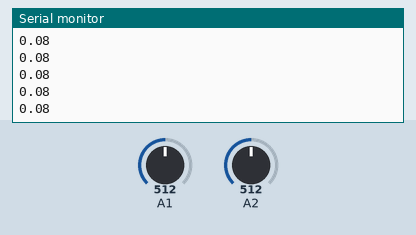
This sketch was run on a simulated Arduino MKR. Parts: the last lines printed to the serial monitor. The inputs (shaded band) are chosen by the test bench; at power-on: A1 = 512, A2 = 512. WiFi joins after 1.5 s; servers stay silent unless stated.

Above: at 2.8 s.
2.9 s: A1 set to 716
At 3.23 s:
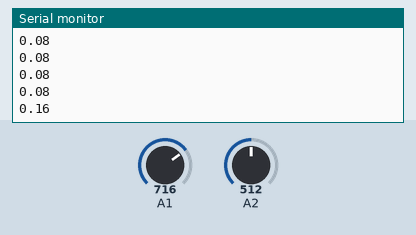
4.4 s: A2 set to 306
At 4.44 s:
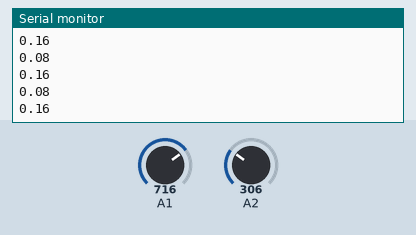
5.9 s: A1 set to 900
At 5.94 s:
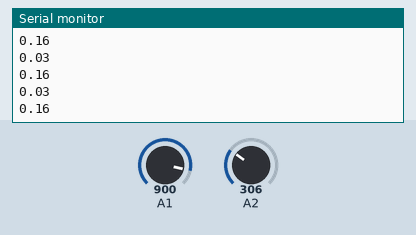
7.4 s: A2 set to 122
At 7.44 s:
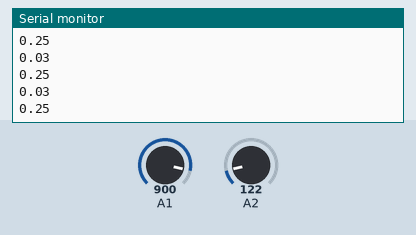
Timing chart, 0 to 9.9 s (numbered marks = the images above; inputs shaded):
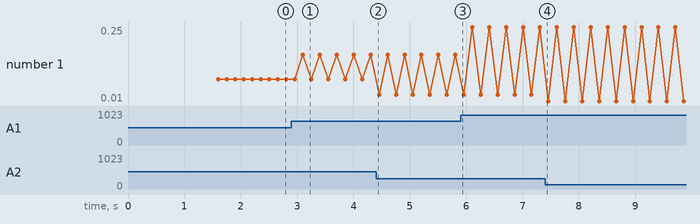

Measured:
- after the input at 2.9 s, the serial monitor: prints a new line after 0.20 s (image 1)
- plotted number 1: 0.08 → 0.16 after the input at 2.9 s, 0.16 → 0.25 after the input at 5.9 s, 0.25 → 0.01 after the input at 7.4 s

The sketch:

ent.ino
```cpp
// #include <utility/wifi_drv.h>


#include "Firebase_Arduino_WiFiNINA.h"
//#include "DHT.h"
#include <SPI.h>
#include <WiFiNINA.h>


#define FIREBASE_HOST "teamrio-backend.firebaseio.com"
#define FIREBASE_AUTH "ur auth token"
#define WIFI_SSID "GUSEC"
#define WIFI_PASSWORD ""

//Define Firebase data object
FirebaseData firebaseData;
float RS_gas = 0;
float ratio = 0;
float sensorValue = 0;
float sensor_volt = 0;
int R0 = 2450;
void setup()
{

  Serial.begin(9600);
 //delay(100);
  Serial.println();

  Serial.print("Connecting to Wi-Fi");
  int status = WL_IDLE_STATUS;
  while (status != WL_CONNECTED)
  {
    status = WiFi.begin(WIFI_SSID, WIFI_PASSWORD);
    Serial.print(".");
    delay(100);
  }
  Serial.println();
  Serial.print("Connected with IP: ");
  Serial.println(WiFi.localIP());
  Serial.println();

  //Provide the autntication data
  Firebase.begin(FIREBASE_HOST, FIREBASE_AUTH, WIFI_SSID, WIFI_PASSWORD);
  Firebase.reconnectWiFi(true);

//WiFiDrv::pinMode(25, OUTPUT);  //GREEN
//WiFiDrv::pinMode(26, OUTPUT);  //RED
//WiFiDrv::pinMode(27, OUTPUT);  //BLUE
}

void loop()
{

  String path = "/sunhacks-proj";

   R0 = 2450;
   sensorValue = analogRead(A1);
   sensor_volt = (sensorValue*3.3)/4096;
   RS_gas = (3.3-sensor_volt)/sensor_volt;
   ratio = RS_gas/R0; //Replace R0 with the value found using the sketch above
   float x = 1538.46 * ratio;
   float ppm = pow(x,-1.709);
    Serial.println(ppm);
        Firebase.setFloat(firebaseData, path + "/ppm(MQ7)", ppm);
   sensorValue = analogRead(A2);
   sensor_volt = (sensorValue*3.3)/4096;
   RS_gas = (3.3-sensor_volt)/sensor_volt;
   ratio = RS_gas/R0; //Replace R0 with the value found using the sketch above
   x = 1538.46 * ratio;
   float ppm2 = pow(x,-1.709);
    Serial.println(ppm2);
    Firebase.setFloat(firebaseData, path + "/ppm(MQ4)", ppm2);
  if (ppm>=0.23)
  {
//  WiFiDrv::digitalWrite(26, HIGH); // for full brightness
//    WiFiDrv::digitalWrite(25, LOW); // for full brightness
//
  }
  else
  {
//    WiFiDrv::digitalWrite(25, HIGH); // for full brightness
//    WiFiDrv::digitalWrite(26, LOW); // for full brightness
//
  }


}
```
